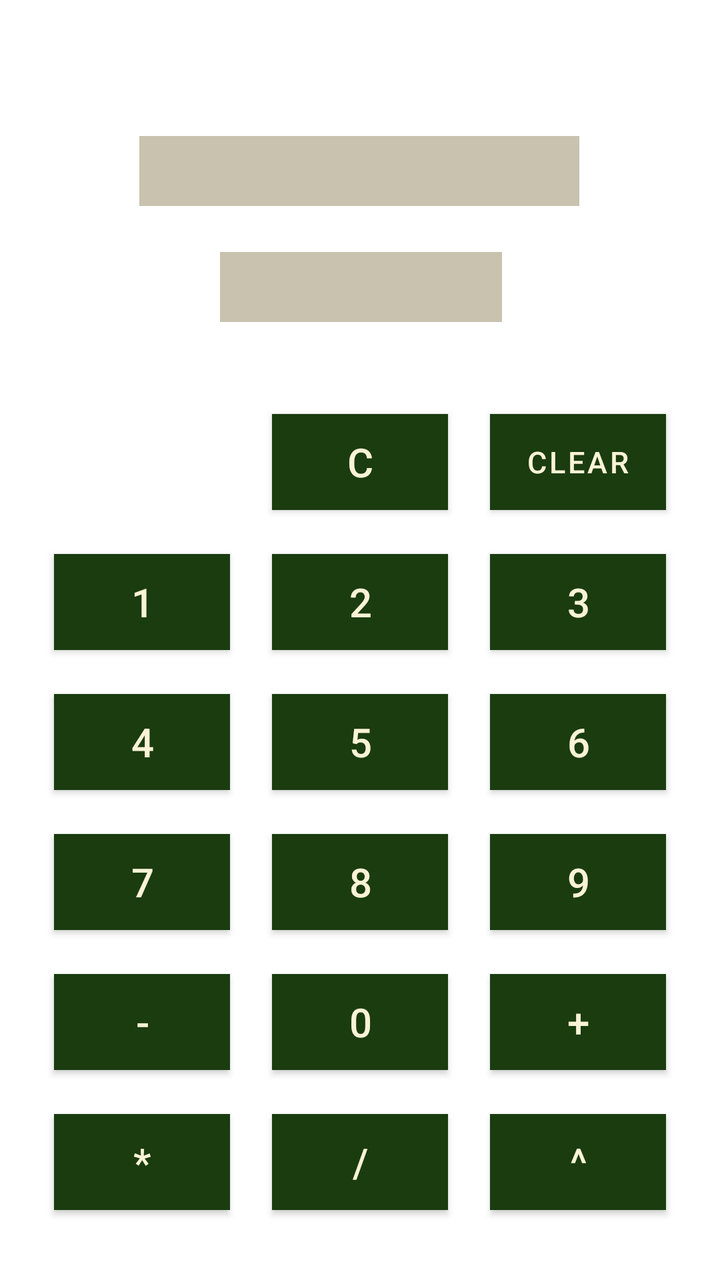
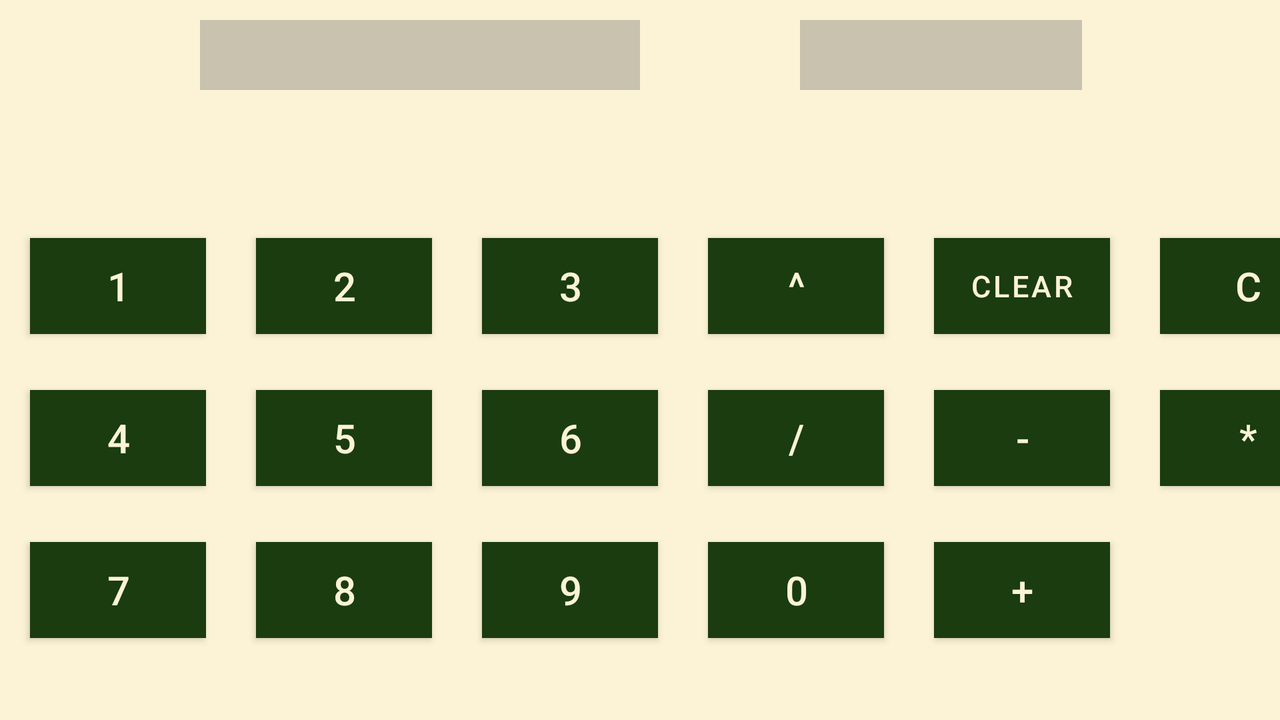

One screen, two layout resources from the same app: the default and the repository's alternative for another configuration. Each is rendered where Android would select it; the XML of both is given below.
<!-- AndroidManifest.xml: application theme Theme.Calc -->
<!-- res/layout/activity_calculator.xml -->
<?xml version="1.0" encoding="utf-8"?>
<androidx.constraintlayout.widget.ConstraintLayout xmlns:android="http://schemas.android.com/apk/res/android"
    xmlns:app="http://schemas.android.com/apk/res-auto"
    xmlns:tools="http://schemas.android.com/tools"
    android:id="@+id/activity_calculator"
    android:layout_width="match_parent"
    android:layout_height="match_parent"
    tools:context=".part2_calculator.ActivityCalculator">


    <Button
        android:id="@+id/button9"
        android:layout_width="wrap_content"
        android:layout_height="wrap_content"
        android:layout_marginTop="314dp"
        android:layout_marginEnd="27dp"
        android:layout_marginRight="27dp"
        android:background="@color/button_color"
        android:text="@string/_9"
        android:textSize="20sp"
        app:backgroundTint="@color/button_color"
        app:layout_constraintEnd_toEndOf="parent"
        app:layout_constraintTop_toBottomOf="@+id/inputFunction" />

    <Button
        android:id="@+id/buttonPlus"
        android:layout_width="wrap_content"
        android:layout_height="wrap_content"
        android:layout_marginTop="384dp"
        android:layout_marginEnd="27dp"
        android:layout_marginRight="27dp"
        android:background="@color/button_color"
        android:text="@string/plus"
        android:textSize="20sp"
        app:backgroundTint="@color/button_color"
        app:layout_constraintEnd_toEndOf="parent"
        app:layout_constraintTop_toBottomOf="@+id/inputFunction" />

    <Button
        android:id="@+id/buttonPower"
        android:layout_width="wrap_content"
        android:layout_height="wrap_content"
        android:layout_marginTop="454dp"
        android:layout_marginEnd="27dp"
        android:layout_marginRight="27dp"
        android:background="@color/button_color"
        android:text="@string/power"
        android:textSize="20sp"
        app:backgroundTint="@color/button_color"
        app:layout_constraintEnd_toEndOf="parent"
        app:layout_constraintTop_toBottomOf="@+id/inputFunction" />

    <Button
        android:id="@+id/button8"
        android:layout_width="wrap_content"
        android:layout_height="wrap_content"
        android:layout_marginStart="10dp"
        android:layout_marginLeft="10dp"
        android:layout_marginTop="314dp"
        android:layout_marginEnd="10dp"
        android:layout_marginRight="10dp"
        android:background="@color/button_color"
        android:text="@string/_8"
        android:textSize="20sp"
        app:backgroundTint="@color/button_color"
        app:layout_constraintEnd_toStartOf="@+id/button9"
        app:layout_constraintStart_toEndOf="@+id/button7"
        app:layout_constraintTop_toBottomOf="@+id/inputFunction" />

    <Button
        android:id="@+id/buttonZero"
        android:layout_width="wrap_content"
        android:layout_height="wrap_content"
        android:layout_marginStart="10dp"
        android:layout_marginLeft="10dp"
        android:layout_marginTop="384dp"
        android:layout_marginEnd="10dp"
        android:layout_marginRight="10dp"
        android:background="@color/button_color"
        android:text="@string/_0"

        android:textSize="20sp"
        app:backgroundTint="@color/button_color"
        app:layout_constraintEnd_toStartOf="@+id/button9"
        app:layout_constraintStart_toEndOf="@+id/button7"
        app:layout_constraintTop_toBottomOf="@+id/inputFunction" />

    <Button
        android:id="@+id/buttonDiv"
        android:layout_width="wrap_content"
        android:layout_height="wrap_content"
        android:layout_marginStart="10dp"
        android:layout_marginLeft="10dp"
        android:layout_marginTop="454dp"
        android:layout_marginEnd="10dp"
        android:layout_marginRight="10dp"
        android:background="@color/button_color"
        android:text="@string/div"
        android:textSize="20sp"
        app:backgroundTint="@color/button_color"
        app:layout_constraintEnd_toStartOf="@+id/button9"
        app:layout_constraintStart_toEndOf="@+id/button7"
        app:layout_constraintTop_toBottomOf="@+id/inputFunction" />

    <Button
        android:id="@+id/button7"
        android:layout_width="wrap_content"
        android:layout_height="wrap_content"
        android:layout_marginStart="27dp"
        android:layout_marginLeft="27dp"
        android:layout_marginTop="314dp"
        android:background="@color/button_color"
        android:text="@string/_7"
        android:textSize="20sp"
        app:backgroundTint="@color/button_color"
        app:layout_constraintStart_toStartOf="parent"
        app:layout_constraintTop_toBottomOf="@+id/inputFunction" />

    <Button
        android:id="@+id/button6"
        android:layout_width="wrap_content"
        android:layout_height="wrap_content"
        android:layout_marginTop="244dp"
        android:layout_marginEnd="27dp"
        android:layout_marginRight="27dp"
        android:background="@color/button_color"
        android:text="@string/_6"
        android:textSize="20sp"
        app:backgroundTint="@color/button_color"
        app:layout_constraintEnd_toEndOf="parent"
        app:layout_constraintTop_toBottomOf="@+id/inputFunction" />

    <Button
        android:id="@+id/button5"
        android:layout_width="wrap_content"
        android:layout_height="wrap_content"
        android:layout_marginStart="10dp"
        android:layout_marginLeft="10dp"
        android:layout_marginTop="244dp"
        android:layout_marginEnd="10dp"
        android:layout_marginRight="10dp"
        android:background="@color/button_color"
        android:text="@string/_5"
        android:textSize="20sp"
        app:backgroundTint="@color/button_color"
        app:layout_constraintEnd_toStartOf="@+id/button3"
        app:layout_constraintStart_toEndOf="@+id/button1"
        app:layout_constraintTop_toBottomOf="@+id/inputFunction" />

    <Button
        android:id="@+id/button2"
        android:layout_width="wrap_content"
        android:layout_height="wrap_content"
        android:layout_marginStart="10dp"
        android:layout_marginLeft="10dp"
        android:layout_marginTop="174dp"
        android:layout_marginEnd="10dp"
        android:layout_marginRight="10dp"
        android:background="@color/button_color"
        android:text="@string/_2"
        android:textSize="20sp"
        app:backgroundTint="@color/button_color"
        app:layout_constraintEnd_toStartOf="@+id/button3"
        app:layout_constraintStart_toEndOf="@+id/button1"
        app:layout_constraintTop_toBottomOf="@+id/inputFunction" />

    <Button
        android:id="@+id/buttonC"
        android:layout_width="wrap_content"
        android:layout_height="wrap_content"
        android:layout_marginStart="10dp"
        android:layout_marginLeft="10dp"
        android:layout_marginTop="104dp"
        android:layout_marginEnd="10dp"
        android:layout_marginRight="10dp"
        android:background="@color/button_color"
        android:text="@string/c"
        android:textSize="20sp"
        app:backgroundTint="@color/button_color"
        app:layout_constraintEnd_toStartOf="@+id/button3"
        app:layout_constraintHorizontal_bias="0.493"
        app:layout_constraintStart_toEndOf="@+id/button1"
        app:layout_constraintTop_toBottomOf="@+id/inputFunction" />

    <TextView
        android:id="@+id/inputFunction"
        android:layout_width="220dp"
        android:layout_height="35dp"
        android:layout_marginStart="20dp"
        android:layout_marginLeft="20dp"
        android:layout_marginTop="68dp"
        android:layout_marginEnd="20dp"
        android:layout_marginRight="20dp"
        android:background="#FFc8c2af"
        android:textSize="25sp"
        app:layout_constraintEnd_toEndOf="parent"
        app:layout_constraintHorizontal_bias="0.498"
        app:layout_constraintStart_toStartOf="parent"
        app:layout_constraintTop_toTopOf="parent" />

    <Button
        android:id="@+id/button1"
        android:layout_width="wrap_content"
        android:layout_height="wrap_content"
        android:layout_marginStart="27dp"
        android:layout_marginLeft="27dp"
        android:layout_marginTop="174dp"
        android:background="@color/button_color"
        android:text="@string/_1"
        android:textSize="20sp"
        app:backgroundTint="@color/button_color"
        app:layout_constraintStart_toStartOf="parent"
        app:layout_constraintTop_toBottomOf="@+id/inputFunction" />

    <Button
        android:id="@+id/buttonMinus"
        android:layout_width="wrap_content"
        android:layout_height="wrap_content"
        android:layout_marginStart="27dp"
        android:layout_marginLeft="27dp"
        android:layout_marginTop="384dp"
        android:background="@color/button_color"
        android:text="@string/Minus"
        android:textSize="20sp"
        app:backgroundTint="@color/button_color"
        app:layout_constraintStart_toStartOf="parent"
        app:layout_constraintTop_toBottomOf="@+id/inputFunction" />

    <Button
        android:id="@+id/buttonMultiply"
        android:layout_width="wrap_content"
        android:layout_height="wrap_content"
        android:layout_marginStart="27dp"
        android:layout_marginLeft="27dp"
        android:layout_marginTop="454dp"
        android:background="@color/button_color"
        android:text="@string/Calc"
        android:textSize="20sp"
        app:backgroundTint="@color/button_color"
        app:layout_constraintStart_toStartOf="parent"
        app:layout_constraintTop_toBottomOf="@+id/inputFunction" />

    <Button
        android:id="@+id/button4"
        android:layout_width="wrap_content"
        android:layout_height="wrap_content"
        android:layout_marginStart="27dp"
        android:layout_marginLeft="27dp"
        android:layout_marginTop="244dp"
        android:background="@color/button_color"
        android:text="@string/_4"
        android:textSize="20sp"
        app:backgroundTint="@color/button_color"
        app:layout_constraintStart_toStartOf="parent"
        app:layout_constraintTop_toBottomOf="@+id/inputFunction" />

    <Button
        android:id="@+id/button3"
        android:layout_width="wrap_content"
        android:layout_height="wrap_content"
        android:layout_marginTop="174dp"
        android:layout_marginEnd="27dp"
        android:layout_marginRight="27dp"
        android:background="@color/button_color"
        android:text="@string/_3"
        android:textSize="20sp"
        app:backgroundTint="@color/button_color"
        app:layout_constraintEnd_toEndOf="parent"
        app:layout_constraintTop_toBottomOf="@+id/inputFunction" />

    <Button
        android:id="@+id/buttonСlear"
        android:layout_width="wrap_content"
        android:layout_height="wrap_content"
        android:layout_marginTop="104dp"
        android:layout_marginEnd="27dp"
        android:layout_marginRight="27dp"
        android:background="@color/button_color"
        android:text="@string/clear"
        android:textSize="15sp"
        app:backgroundTint="@color/button_color"
        app:layout_constraintEnd_toEndOf="parent"
        app:layout_constraintTop_toBottomOf="@+id/inputFunction" />

    <TextView
        android:id="@+id/textViewResult"
        android:layout_width="141dp"
        android:layout_height="35dp"
        android:layout_marginStart="136dp"
        android:layout_marginLeft="136dp"
        android:layout_marginTop="23dp"
        android:layout_marginEnd="135dp"
        android:layout_marginRight="135dp"
        android:background="#FFc8c2af"
        android:textSize="30sp"
        app:layout_constraintEnd_toEndOf="parent"
        app:layout_constraintStart_toStartOf="parent"
        app:layout_constraintTop_toBottomOf="@+id/inputFunction" />

</androidx.constraintlayout.widget.ConstraintLayout>
<!-- resources referenced by this layout -->
<resources>
  <color name="button_color">#FF1A3C0F</color>
  <string name="Calc">*</string>
  <string name="Minus">-</string>
  <string name="_0">0</string>
  <string name="_1">1</string>
  <string name="_2">2</string>
  <string name="_3">3</string>
  <string name="_4">4</string>
  <string name="_5">5</string>
  <string name="_6">6</string>
  <string name="_7">7</string>
  <string name="_8">8</string>
  <string name="_9">9</string>
  <string name="c">C</string>
  <string name="clear">Clear</string>
  <string name="div">/</string>
  <string name="plus">+</string>
  <string name="power">^</string>
  <style name="Theme.Calc" parent="Theme.MaterialComponents.DayNight.DarkActionBar">
          
          <item name="colorPrimary">@color/purple_500</item>
          <item name="colorPrimaryVariant">@color/purple_700</item>
          <item name="colorOnPrimary">@color/light</item>
          
          <item name="colorSecondary">@color/teal_200</item>
          <item name="colorSecondaryVariant">@color/teal_700</item>
          <item name="colorOnSecondary">@color/black</item>
          
          <item name="android:statusBarColor" tools:targetApi="l">?attr/colorPrimaryVariant</item>
          
      </style>
  <color name="purple_500">#FF6200EE</color>
  <color name="purple_700">#FF3700B3</color>
  <color name="light">#FFfcf3d6</color>
  <color name="teal_200">#FF03DAC5</color>
  <color name="teal_700">#FF018786</color>
  <color name="black">#FF000000</color>
</resources>
<!-- res/layout-land/activity_calculator.xml (the repository's variant of the layout above) -->
<!-- drawn on the phone turned sideways -->
<?xml version="1.0" encoding="utf-8"?>
<androidx.constraintlayout.widget.ConstraintLayout xmlns:android="http://schemas.android.com/apk/res/android"
    xmlns:app="http://schemas.android.com/apk/res-auto"
    xmlns:tools="http://schemas.android.com/tools"
    android:id="@+id/activity_calculator"
    android:layout_width="match_parent"
    android:layout_height="match_parent"
    android:background="@color/light"
    tools:context=".ActivityCalculator">


    <TextView
        android:id="@+id/textViewResult"
        android:layout_width="141dp"
        android:layout_height="35dp"
        android:layout_marginStart="80dp"
        android:layout_marginLeft="80dp"
        android:layout_marginTop="10dp"
        android:background="#FFc8c2af"
        android:textSize="30sp"
        app:layout_constraintStart_toEndOf="@+id/inputFunction"
        app:layout_constraintTop_toTopOf="parent" />

    <Button
        android:id="@+id/button9"
        android:layout_width="wrap_content"
        android:layout_height="wrap_content"
        android:layout_marginStart="25dp"
        android:layout_marginLeft="25dp"
        android:layout_marginTop="226dp"
        android:background="@color/button_color"
        android:text="@string/_9"
        android:textSize="20sp"
        app:backgroundTint="@color/button_color"
        app:layout_constraintStart_toEndOf="@+id/button8"
        app:layout_constraintTop_toBottomOf="@+id/inputFunction" />

    <Button
        android:id="@+id/buttonPlus"
        android:layout_width="wrap_content"
        android:layout_height="wrap_content"
        android:layout_marginStart="25dp"
        android:layout_marginLeft="25dp"
        android:layout_marginTop="226dp"
        android:background="@color/button_color"
        android:text="@string/plus"
        android:textSize="20sp"
        app:backgroundTint="@color/button_color"
        app:layout_constraintStart_toEndOf="@+id/buttonZero"
        app:layout_constraintTop_toBottomOf="@+id/inputFunction" />

    <Button
        android:id="@+id/buttonPower"
        android:layout_width="wrap_content"
        android:layout_height="48dp"
        android:layout_marginStart="25dp"
        android:layout_marginLeft="25dp"
        android:layout_marginTop="74dp"
        android:background="@color/button_color"
        android:text="@string/power"
        android:textSize="20sp"
        app:backgroundTint="@color/button_color"
        app:layout_constraintStart_toEndOf="@+id/button3"
        app:layout_constraintTop_toBottomOf="@+id/inputFunction" />

    <Button
        android:id="@+id/button8"
        android:layout_width="wrap_content"
        android:layout_height="wrap_content"
        android:layout_marginStart="25dp"
        android:layout_marginLeft="25dp"
        android:layout_marginTop="226dp"
        android:background="@color/button_color"
        android:text="@string/_8"
        android:textSize="20sp"
        app:backgroundTint="@color/button_color"
        app:layout_constraintStart_toEndOf="@+id/button7"
        app:layout_constraintTop_toBottomOf="@+id/inputFunction" />

    <Button
        android:id="@+id/buttonZero"
        android:layout_width="wrap_content"
        android:layout_height="48dp"
        android:layout_marginStart="25dp"
        android:layout_marginLeft="25dp"

        android:layout_marginTop="226dp"
        android:background="@color/button_color"
        android:text="@string/_0"
        android:textSize="20sp"
        app:backgroundTint="@color/button_color"
        app:layout_constraintStart_toEndOf="@+id/button9"
        app:layout_constraintTop_toBottomOf="@+id/inputFunction" />

    <Button
        android:id="@+id/buttonDiv"
        android:layout_width="wrap_content"
        android:layout_height="48dp"
        android:layout_marginStart="25dp"
        android:layout_marginLeft="25dp"
        android:layout_marginTop="150dp"
        android:background="@color/button_color"
        android:text="@string/div"
        android:textSize="20sp"
        app:backgroundTint="@color/button_color"
        app:layout_constraintStart_toEndOf="@+id/button6"
        app:layout_constraintTop_toBottomOf="@+id/inputFunction" />

    <Button
        android:id="@+id/button7"
        android:layout_width="wrap_content"
        android:layout_height="wrap_content"
        android:layout_marginStart="15dp"
        android:layout_marginLeft="15dp"
        android:layout_marginTop="226dp"
        android:background="@color/button_color"
        android:text="@string/_7"
        android:textSize="20sp"
        app:backgroundTint="@color/button_color"
        app:layout_constraintStart_toStartOf="parent"
        app:layout_constraintTop_toBottomOf="@+id/inputFunction" />

    <Button
        android:id="@+id/button6"
        android:layout_width="wrap_content"
        android:layout_height="48dp"
        android:layout_marginStart="25dp"
        android:layout_marginLeft="25dp"
        android:layout_marginTop="150dp"
        android:background="@color/button_color"
        android:text="@string/_6"
        android:textSize="20sp"
        app:backgroundTint="@color/button_color"
        app:layout_constraintStart_toEndOf="@+id/button5"
        app:layout_constraintTop_toBottomOf="@+id/inputFunction" />

    <Button
        android:id="@+id/button5"
        android:layout_width="wrap_content"
        android:layout_height="wrap_content"
        android:layout_marginStart="25dp"
        android:layout_marginLeft="25dp"
        android:layout_marginTop="150dp"
        android:background="@color/button_color"
        android:text="@string/_5"
        android:textSize="20sp"
        app:backgroundTint="@color/button_color"
        app:layout_constraintStart_toEndOf="@+id/button4"
        app:layout_constraintTop_toBottomOf="@+id/inputFunction" />

    <Button
        android:id="@+id/button2"
        android:layout_width="wrap_content"
        android:layout_height="wrap_content"
        android:layout_marginStart="25dp"
        android:layout_marginLeft="25dp"
        android:layout_marginTop="74dp"
        android:background="@color/button_color"
        android:text="@string/_2"
        android:textSize="20sp"
        app:backgroundTint="@color/button_color"
        app:layout_constraintStart_toEndOf="@+id/button1"
        app:layout_constraintTop_toBottomOf="@+id/inputFunction" />

    <Button
        android:id="@+id/buttonC"
        android:layout_width="wrap_content"
        android:layout_height="wrap_content"
        android:layout_marginStart="25dp"
        android:layout_marginLeft="25dp"
        android:layout_marginTop="74dp"
        android:background="@color/button_color"
        android:text="@string/c"
        android:textSize="20sp"
        app:backgroundTint="@color/button_color"
        app:layout_constraintStart_toEndOf="@+id/buttonСlear"
        app:layout_constraintTop_toBottomOf="@+id/inputFunction" />

    <TextView
        android:id="@+id/inputFunction"
        android:layout_width="220dp"
        android:layout_height="35dp"
        android:layout_marginStart="100dp"
        android:layout_marginLeft="100dp"
        android:layout_marginTop="10dp"
        android:background="#FFc8c2af"
        android:textSize="25sp"
        app:layout_constraintStart_toStartOf="parent"
        app:layout_constraintTop_toTopOf="parent" />

    <Button
        android:id="@+id/button1"
        android:layout_width="wrap_content"
        android:layout_height="wrap_content"
        android:layout_marginStart="15dp"
        android:layout_marginLeft="15dp"
        android:layout_marginTop="74dp"
        android:background="@color/button_color"
        android:text="@string/_1"
        android:textSize="20sp"
        app:backgroundTint="@color/button_color"
        app:layout_constraintStart_toStartOf="parent"
        app:layout_constraintTop_toBottomOf="@+id/inputFunction" />

    <Button
        android:id="@+id/buttonMinus"
        android:layout_width="wrap_content"
        android:layout_height="wrap_content"
        android:layout_marginStart="25dp"
        android:layout_marginLeft="25dp"
        android:layout_marginTop="150dp"
        android:background="@color/button_color"
        android:text="@string/Minus"
        android:textSize="20sp"
        app:backgroundTint="@color/button_color"
        app:layout_constraintStart_toEndOf="@+id/buttonDiv"
        app:layout_constraintTop_toBottomOf="@+id/inputFunction" />

    <Button
        android:id="@+id/buttonMultiply"
        android:layout_width="wrap_content"
        android:layout_height="wrap_content"
        android:layout_marginStart="25dp"
        android:layout_marginLeft="25dp"
        android:layout_marginTop="150dp"
        android:background="@color/button_color"
        android:text="@string/Calc"
        android:textSize="20sp"
        app:backgroundTint="@color/button_color"
        app:layout_constraintStart_toEndOf="@+id/buttonMinus"
        app:layout_constraintTop_toBottomOf="@+id/inputFunction" />

    <Button
        android:id="@+id/button4"
        android:layout_width="wrap_content"
        android:layout_height="wrap_content"
        android:layout_marginStart="15dp"
        android:layout_marginLeft="15dp"
        android:layout_marginTop="150dp"
        android:background="@color/button_color"
        android:text="@string/_4"
        android:textSize="20sp"
        app:backgroundTint="@color/button_color"
        app:layout_constraintStart_toStartOf="parent"
        app:layout_constraintTop_toBottomOf="@+id/inputFunction" />

    <Button
        android:id="@+id/button3"
        android:layout_width="wrap_content"
        android:layout_height="wrap_content"
        android:layout_marginStart="25dp"
        android:layout_marginLeft="25dp"
        android:layout_marginTop="74dp"
        android:background="@color/button_color"
        android:text="@string/_3"
        android:textSize="20sp"
        app:backgroundTint="@color/button_color"
        app:layout_constraintStart_toEndOf="@+id/button2"
        app:layout_constraintTop_toBottomOf="@+id/inputFunction" />

    <Button
        android:id="@+id/buttonСlear"
        android:layout_width="wrap_content"
        android:layout_height="wrap_content"
        android:layout_marginStart="25dp"
        android:layout_marginLeft="25dp"
        android:layout_marginTop="74dp"
        android:background="@color/button_color"
        android:text="@string/clear"
        android:textSize="15sp"
        app:backgroundTint="@color/button_color"
        app:layout_constraintStart_toEndOf="@+id/buttonPower"
        app:layout_constraintTop_toBottomOf="@+id/inputFunction" />

</androidx.constraintlayout.widget.ConstraintLayout>
<!-- resources referenced by the variant -->
<!-- as the phone turned sideways resolves them -->
<resources>
  <color name="button_color">#FF1A3C0F</color>
  <color name="light">#FFfcf3d6</color>
  <string name="Calc">*</string>
  <string name="Minus">-</string>
  <string name="_0">0</string>
  <string name="_1">1</string>
  <string name="_2">2</string>
  <string name="_3">3</string>
  <string name="_4">4</string>
  <string name="_5">5</string>
  <string name="_6">6</string>
  <string name="_7">7</string>
  <string name="_8">8</string>
  <string name="_9">9</string>
  <string name="c">C</string>
  <string name="clear">Clear</string>
  <string name="div">/</string>
  <string name="plus">+</string>
  <string name="power">^</string>
  <style name="Theme.Calc" parent="Theme.MaterialComponents.DayNight.DarkActionBar">
          
          <item name="colorPrimary">@color/purple_500</item>
          <item name="colorPrimaryVariant">@color/purple_700</item>
          <item name="colorOnPrimary">@color/light</item>
          
          <item name="colorSecondary">@color/teal_200</item>
          <item name="colorSecondaryVariant">@color/teal_700</item>
          <item name="colorOnSecondary">@color/black</item>
          
          <item name="android:statusBarColor" tools:targetApi="l">?attr/colorPrimaryVariant</item>
          
      </style>
  <color name="purple_500">#FF6200EE</color>
  <color name="purple_700">#FF3700B3</color>
  <color name="teal_200">#FF03DAC5</color>
  <color name="teal_700">#FF018786</color>
  <color name="black">#FF000000</color>
</resources>
